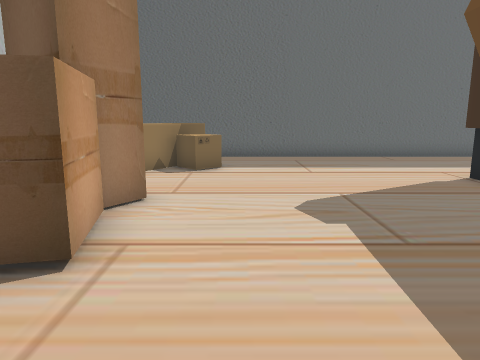
view 1 (above)

17 first-person views from a walk through a 3-D level made in the Unity game engine. The camera is 1.5 m above the floor, tilts 10° down and sees 70° across. The floor is counted in squares, 1 m on a side. Each view is taken from the middle of a square. On the plan, view 1 faces up. The plan holds only what a view shows up to about 16 squares ahead; the rest is blank. The player character is not drawn.

view 2
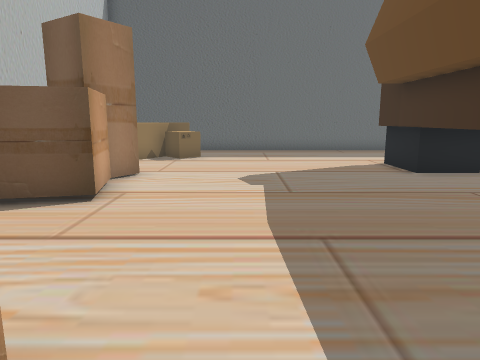

view 3
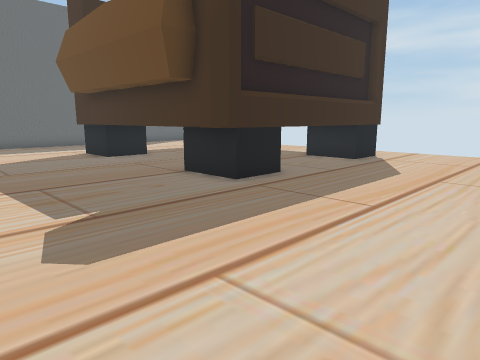

view 4
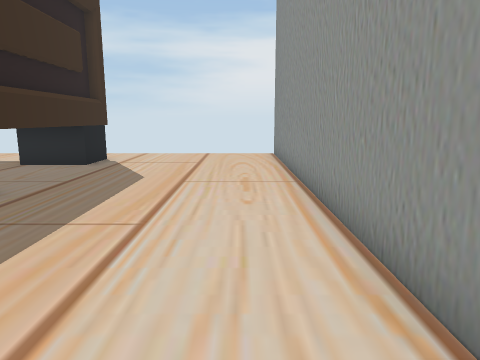

view 5
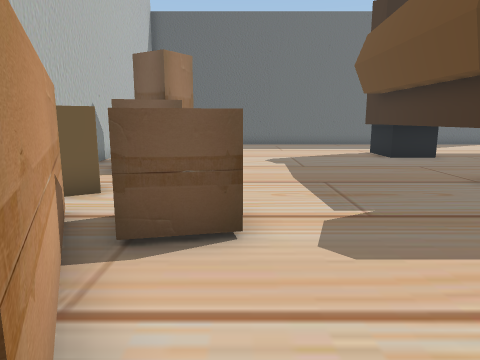

view 6
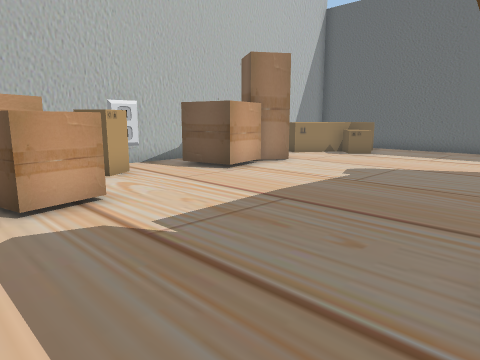

view 7
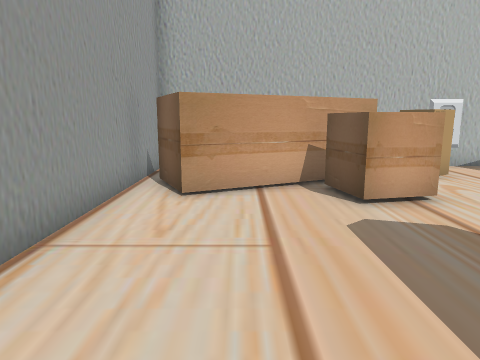

view 8
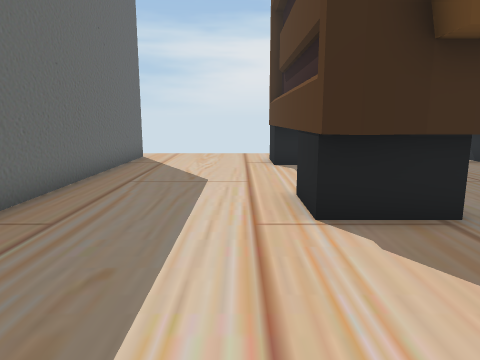

view 9
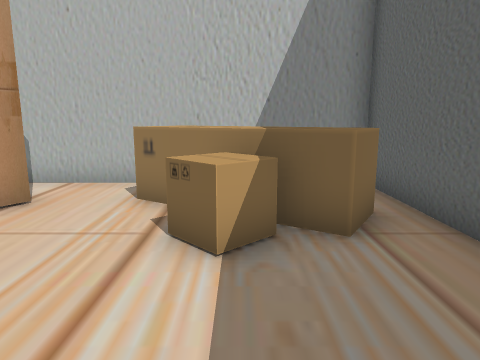

view 10
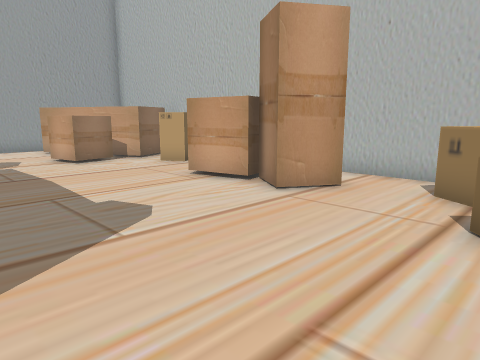

view 11
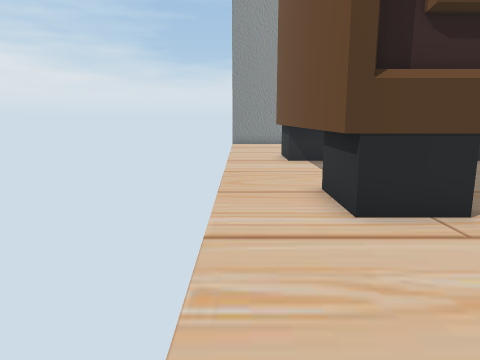

view 12
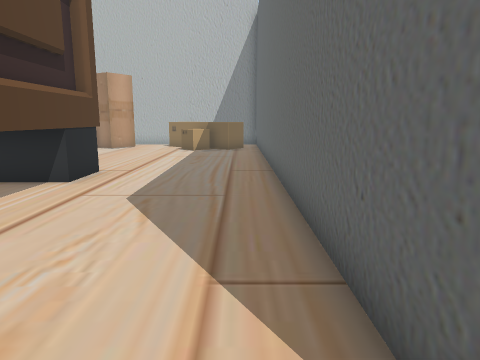

view 13
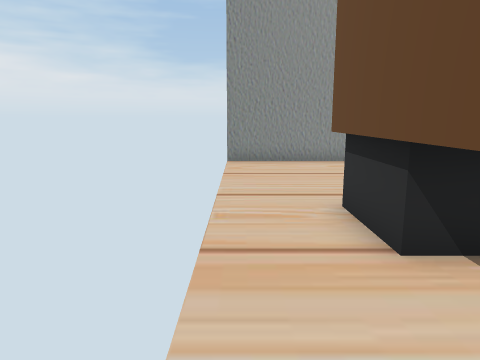

view 14
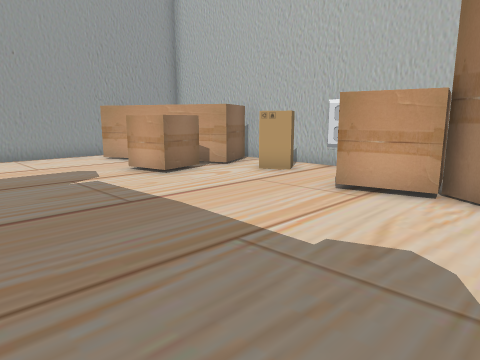

view 15
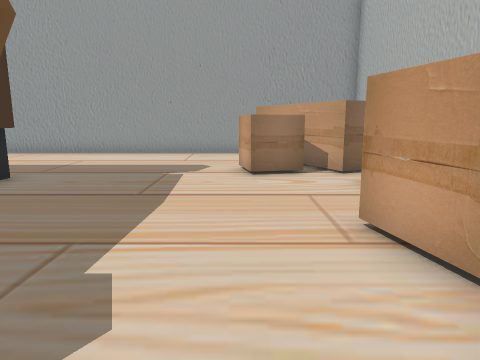

view 16
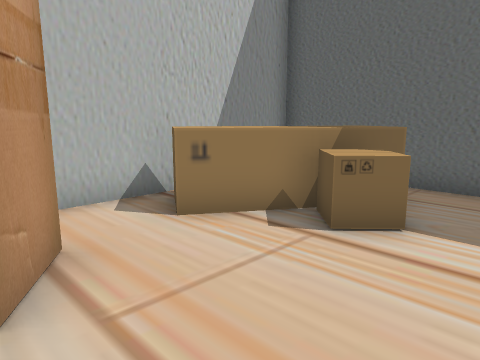

view 17
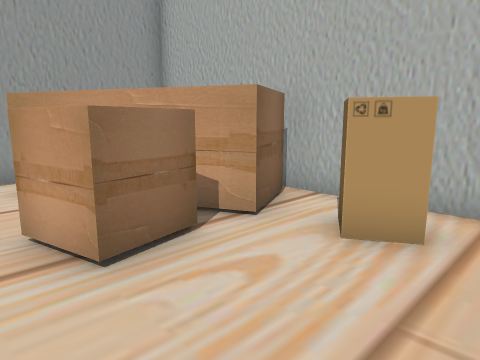

### Floor plan
Key: @ floor where view 1 was taken; # wall or solid block; . floor; B box; O other object.
Columns run from 5 left of view 1 to 16 right of it. Each row starts with its distance up from view 1.
 14 #####################.
 13 #  B..................
 12 # BBB.................
 11 #BBBB.................
 10 #BB.B.................
  9 #BB........#########..
  8 #..........###    ##..
  7 #.O........###     #..
  6 #OOO.......#       #..
  5 #BBB.......#       #..
  4 #  B.......#       #..
  3 #BBB.......#       #..
  2 #..........#       #..
  1 #B.........#      ##..
  0 #BB..@.....#      ##..
 -1 #...B......#########..
 -2 ###BBB................
 -3   ##BB................
 -4    #..................
 -5    ##.................
 -6    ##.................
 -7    #..................
 -8    ###################

Where each view was taken, in squares from view 1:
view 1: 0 up, 0 right, facing up
view 2: 3 down, 1 right, facing up
view 3: 7 down, 0 right, facing up-right
view 4: 6 down, 1 right, facing right
view 5: 7 down, 0 right, facing up
view 6: 4 down, 6 right, facing up-left
view 7: 5 down, 6 right, facing left
view 8: 10 up, 1 right, facing right
view 9: 11 up, 3 right, facing left
view 10: 11 up, 4 right, facing down-left
view 11: 14 up, 16 right, facing down
view 12: 13 up, 16 right, facing left
view 13: 5 up, 16 right, facing down
view 14: 7 up, 5 right, facing down-left
view 15: 8 up, 0 right, facing down
view 16: 6 up, 1 right, facing up-left
view 17: 2 up, 1 right, facing down-left
